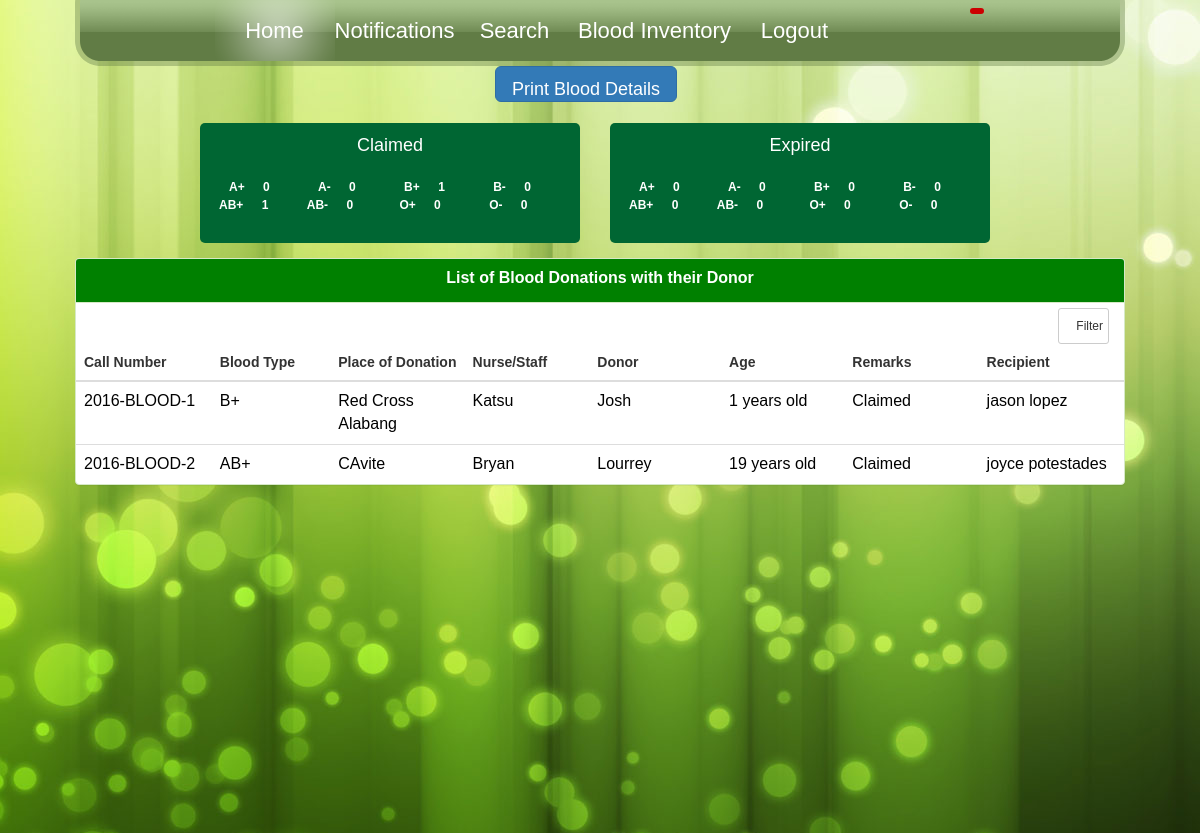
The page /blood_inventory.php (signed in) on the database its author committed.
### tables this page shows
CREATE TABLE IF NOT EXISTS `blood` (
`blood_id` int(11) NOT NULL,
  `call_number` varchar(500) NOT NULL,
  `blood_type` int(1) NOT NULL,
  `place_of_acquisition` varchar(50) NOT NULL,
  `donor` varchar(30) NOT NULL,
  `incharge` varchar(30) NOT NULL,
  `expiration_date` varchar(15) NOT NULL,
  `remarks` int(1) NOT NULL,
  `recipient` varchar(50) NOT NULL,
  `one_week_before_expire` varchar(15) NOT NULL,
  `date_entered` varchar(15) NOT NULL,
  `age` varchar(5) NOT NULL
);

### blood_inventory.php (the view, shortened to what this page needs)
<html xmlns="http://www.w3.org/1999/xhtml">
      <head>
           <link href="assets/bootstrap.css" rel="stylesheet" />
                 <link href="assets/bootstrap.min.css" rel="stylesheet" />
                 <link href="assets/dropdown.css" rel="stylesheet" />
        <link href="styles.css" rel="stylesheet" type="text/css" media="screen" />
    </head>
 <body>
      <div id="wrap">
        <div id="menu">
          <ul>
            <li><a href="home.php" class="active">Home</a></li>
            <li>
              <span id="notification_count"></span>
              <a href="#" id="notif" data-toggle="modal" data-target=".notif-modal">Notifications</a>
            </li>
            <li><a href="blood_search.php">Search</a></li>
            <li>
              <a href="blood_inventory.php" style="width:160px">Blood Inventory</a>
            </li>
            <li>
              <a href="logOut.php">Logout</a>
            </li>
          </ul>
        </div>
        <?php
          $connect = mysqli_connect("localhost","root","","blood_bank");
          $a_plus_query_c = "SELECT * FROM blood WHERE remarks = '1' AND blood_type = '1' ORDER by blood_id";
          $a_plus_result_c = mysqli_query($connect,$a_plus_query_c);
          $a_minus_query_c = "SELECT * FROM blood WHERE remarks = '1' AND blood_type = '2' ORDER by blood_id";
          $a_minus_result_c = mysqli_query($connect,$a_minus_query_c);
          $b_plus_query_c = "SELECT * FROM blood WHERE remarks = '1' AND blood_type = '3' ORDER by blood_id";
          $b_plus_result_c = mysqli_query($connect,$b_plus_query_c);
          $b_minus_query_c = "SELECT * FROM blood WHERE remarks = '1' AND blood_type = '4' ORDER by blood_id";
          $b_minus_result_c = mysqli_query($connect,$b_minus_query_c);
          $ab_plus_query_c = "SELECT * FROM blood WHERE remarks = '1' AND blood_type = '5' ORDER by blood_id";
          $ab_plus_result_c = mysqli_query($connect,$ab_plus_query_c);
          $ab_minus_query_c = "SELECT * FROM blood WHERE remarks = '1' AND blood_type = '6' ORDER by blood_id";
          $ab_minus_result_c = mysqli_query($connect,$ab_minus_query_c);
          $o_plus_query_c = "SELECT * FROM blood WHERE remarks = '1' AND blood_type = '7' ORDER by blood_id";
          $o_plus_result_c = mysqli_query($connect,$o_plus_query_c);
          $o_minus_query_c = "SELECT * FROM blood WHERE remarks = '1' AND blood_type = '8' ORDER by blood_id";
          $o_minus_result_c = mysqli_query($connect,$o_minus_query_c);
          $a_plus_query_e = "SELECT * FROM blood WHERE remarks = '2' AND blood_type = '1' ORDER by blood_id";
          $a_plus_result_e = mysqli_query($connect,$a_plus_query_e);
          $a_minus_query_e = "SELECT * FROM blood WHERE remarks = '2' AND blood_type = '2' ORDER by blood_id";
          $a_minus_result_e = mysqli_query($connect,$a_minus_query_e);
          $b_plus_query_e = "SELECT * FROM blood WHERE remarks = '2' AND blood_type = '3' ORDER by blood_id";
          $b_plus_result_e = mysqli_query($connect,$b_plus_query_e);
          $b_minus_query_e = "SELECT * FROM blood WHERE remarks = '2' AND blood_type = '4' ORDER by blood_id";
          $b_minus_result_e = mysqli_query($connect,$b_minus_query_e);
          $ab_plus_query_e = "SELECT * FROM blood WHERE remarks = '2' AND blood_type = '5' ORDER by blood_id";
          $ab_plus_result_e = mysqli_query($connect,$ab_plus_query_e);
          $ab_minus_query_e = "SELECT * FROM blood WHERE remarks = '2' AND blood_type = '6' ORDER by blood_id";
          $ab_minus_result_e = mysqli_query($connect,$ab_minus_query_e);
          $o_plus_query_e = "SELECT * FROM blood WHERE remarks = '2' AND blood_type = '7' ORDER by blood_id";
          $o_plus_result_e = mysqli_query($connect,$o_plus_query_e);
          $o_minus_query_e = "SELECT * FROM blood WHERE remarks = '2' AND blood_type = '8' ORDER by blood_id";
          $o_minus_result_e = mysqli_query($connect,$o_minus_query_e);
        ?>
        <a href="#" data-toggle="modal" data-target=".blood-details-modal" class="btn btn-lg btn-primary" style="margin-left:40%;margin-bottom:2%">Print Blood Details</a>
<div id='container'>
<div class='box' style="color:white; float:left; margin-right:30px;" >
        <h1>Claimed</h1>
         <a style="margin-left:29px;">A+</a>
         <a style="margin-left:15px;"><?php echo mysqli_num_rows($a_plus_result_c);?></a>
          <a style="margin-left: 45px;">A-</a>
           <a style="margin-left:15px;"><?php echo mysqli_num_rows($a_minus_result_c);?></a>
          <a style="margin-left: 45px;">B+</a>
           <a style="margin-left:15px;"><?php echo mysqli_num_rows($b_plus_result_c);?></a>
          <a style="margin-left: 45px;">B-</a>
           <a style="margin-left:15px;"><?php echo mysqli_num_rows($b_minus_result_c);?></a>
    <br>
            <a style="margin-left: 19px;">AB+</a>
                       <a style="margin-left:15px;"><?php echo mysqli_num_rows($ab_plus_result_c);?></a>
            <a style="margin-left: 35px;">AB-</a>
                       <a style="margin-left:15px;"><?php echo mysqli_num_rows($ab_minus_result_c);?></a>
            <a style="margin-left: 43px;">O+</a>
                       <a style="margin-left:15px;"><?php echo mysqli_num_rows($o_plus_result_c);?></a>
            <a style="margin-left: 45px;">O-</a>
                       <a style="margin-left:15px;"><?php echo mysqli_num_rows($o_minus_result_c);?></a>
</div>
<div class='box' style="color:white;margin-left:0px;" >
        <h1>Expired</h1>
      <a style="margin-left:29px;">A+</a>
         <a style="margin-left:15px;"><?php echo mysqli_num_rows($a_plus_result_e);?></a>
          <a style="margin-left: 45px;">A-</a>
           <a style="margin-left:15px;"><?php echo mysqli_num_rows($a_minus_result_e);?></a>
          <a style="margin-left: 45px;">B+</a>
           <a style="margin-left:15px;"><?php echo mysqli_num_rows($b_plus_result_e);?></a>
          <a style="margin-left: 45px;">B-</a>
           <a style="margin-left:15px;"><?php echo mysqli_num_rows($b_minus_result_e);?></a>
    <br>
            <a style="margin-left: 19px;">AB+</a>
                       <a style="margin-left:15px;"><?php echo mysqli_num_rows($ab_plus_result_e);?></a>
            <a style="margin-left: 35px;">AB-</a>
                       <a style="margin-left:15px;"><?php echo mysqli_num_rows($ab_minus_result_e);?></a>
            <a style="margin-left: 43px;">O+</a>
                       <a style="margin-left:15px;"><?php echo mysqli_num_rows($o_plus_result_e);?></a>
            <a style="margin-left: 45px;">O-</a>
                       <a style="margin-left:15px;"><?php echo mysqli_num_rows($o_minus_result_e);?></a>
</div>
</div>
<div id="notifications_list">
        <?php
$connect = mysqli_connect("localhost","root","","blood_bank");
$notifs = "SELECT * FROM blood ORDER by blood_id";
$run = mysqli_query($connect,$notifs);
if(mysqli_num_rows($run) == 0){?>
<br><br><br><br><br><br><br>
  <div class="alert alert-danger" style="font-size:20px"><b>There are no Claimed/Expired Bloods!</b></div>
<?php }
else{
echo "<center>";
echo "<div class='container' style='width:100%;border-radius:5px;height: 590px;overflow-y: auto;'>";
echo "<div class='row'>";
echo "<div class='panel panel-success filterable'>";
echo "<div class='panel-heading'>";
echo "<h3 class='panel-title' style='padding-bottom:5px;'>List of Blood Donations with their Donor</h3>";
echo "<div class='pull-right'>";
echo "<br><br><button class='btn btn-default btn-xs btn-filter'><span class='glyphicon glyphicon-filter'></span> Filter</button>";
echo "</div>";
echo "</div>";
echo "<table class='table'>";
echo "<thead>";
echo " <tr class='filters'>";
echo "<th><input type='text' class='form-control' placeholder='Call Number' disabled></th>";
echo "<th><input type='text' class='form-control' placeholder='Blood Type' disabled></th>";
echo "<th><input type='text' class='form-control' placeholder='Place of Donation' disabled></th>";
echo "<th><input type='text' class='form-control' placeholder='Nurse/Staff' disabled></th>";
echo "<th><input type='text' class='form-control' placeholder='Donor' disabled></th>";
echo "<th><input type='text' class='form-control' placeholder='Age' disabled></th>";
echo "<th><input type='text' class='form-control' placeholder='Remarks' disabled></th>";
echo "<th><input type='text' class='form-control' placeholder='Recipient' disabled></th>";
echo "</tr>";
echo "</thead>";
while($temp = mysqli_fetch_array($run)){
echo "<tr>";
echo "<td style='color:black'>" . $temp['call_number'] . "</td>";
$bLood_TYpe = '';
$remarks = '';
if($temp['blood_type'] == 1){
  $bLood_TYpe = 'A+';
}
else if($temp['blood_type'] == 2){
  $bLood_TYpe = 'A-';
}
else if($temp['blood_type'] == 3){
  $bLood_TYpe = 'B+';
}
else if($temp['blood_type'] == 4){
  $bLood_TYpe = 'B-';
}
else if($temp['blood_type'] == 5){
  $bLood_TYpe = 'AB+';
}
if($temp['remarks'] == 0){
  $remarks = 'Available';
}
else if($temp['remarks'] == 1){
 $remarks = 'Claimed';
}
else{
  $remarks = 'Expired';
}
$recipient = '';
if($temp['recipient'] == ''){
  $recipient = 'None';
}
else{
  $recipient = $temp['recipient'];
}
echo "<td style='color:black'>" . $bLood_TYpe . "</td>";
echo "<td style='color:black'>" . $temp['place_of_acquisition'] . "</td>";
echo "<td style='color:black'>" . $temp['incharge'] . "</td>";
echo "<td style='color:black'> " . $temp['donor'] . "</td>";
echo "<td style='color:black'> " . $temp['age'] . " years old</td>";
echo "<td style='color:black'> " . $remarks . "</td>";
echo "<td style='color:black'> " . $recipient . "</td>";
echo "</tr>";
}
echo"</table>";
}
?>
</div>
    </body>
</html>

### styles.css (style rules this page uses)
* { margin: 0px; padding: 0px; }
a { color: #ffffff; font-weight: bold; text-decoration: none; }
h1 { font: 18px Arial, Helvetica, sans-serif; color: #ffffff; font-weight: normal; text-align: center; padding: 0px 25px 10px 25px; }
body { font-family: Arial, Helvetica, sans-serif; font-size: 12px; line-height: 18px; color: #ffffff; background: #000000 url(images/bg.jpg) no-repeat top center fixed; }
#wrap { width: 1050px; margin: 0 auto; }
#menu { width: 1050px; height: 66px; background: url(images/menu_bg.png); }
#menu ul { padding-left: 0px; list-style: none; padding: 0px 0px 0px 0px; margin: 0 auto; width: 771px; }
#menu ul li { display: inline; }
#menu ul li a { font: 22px Arial, Helvetica, sans-serif; color: #ffffff; font-weight: normal; text-decoration: none; text-align: center; display: block; float: left; width: 120px; height: 61px; line-height: 61px; }
#menu ul li a:hover, #menu ul li .active { background: url(images/active.png) center; }
.row { padding: 0px 0px 0px 0px; height: 284px; }

### blood_inventory.php (style rules this page uses)
.filterable { margin-top: 15px; }
.filterable .panel-heading .pull-right { margin-top: -20px; }
.filterable .filters input[disabled] { background-color: transparent; border: none; cursor: auto; box-shadow: none; padding: 0; height: auto; }
.box { height:120px; width:380px; background: #006633; float: left; -webkit-border-radius: 5px; -moz-border-radius: 5px; border-radius: 5px; margin-left: 0px; }
#container { width: 800px; margin: auto; }

### rows shown on the page
blood: call_number "2016-BLOOD-1", blood_type "B+", place_of_acquisition "Red Cross Alabang", incharge "Katsu", donor "Josh", age "1", remarks "Claimed", recipient "jason lopez"
blood: call_number "2016-BLOOD-2", blood_type "AB+", place_of_acquisition "CAvite", incharge "Bryan", donor "Lourrey", age "19", remarks "Claimed", recipient "joyce potestades"

### other values the page prints
mysqli_num_rows($a_plus_result_c) "0"
mysqli_num_rows($a_minus_result_c) "0"
mysqli_num_rows($b_plus_result_c) "1"
mysqli_num_rows($b_minus_result_c) "0"
mysqli_num_rows($ab_plus_result_c) "1"
mysqli_num_rows($ab_minus_result_c) "0"
mysqli_num_rows($o_plus_result_c) "0"
mysqli_num_rows($o_minus_result_c) "0"
mysqli_num_rows($a_plus_result_e) "0"
mysqli_num_rows($a_minus_result_e) "0"
mysqli_num_rows($b_plus_result_e) "0"
mysqli_num_rows($b_minus_result_e) "0"
mysqli_num_rows($ab_plus_result_e) "0"
mysqli_num_rows($ab_minus_result_e) "0"
mysqli_num_rows($o_plus_result_e) "0"
